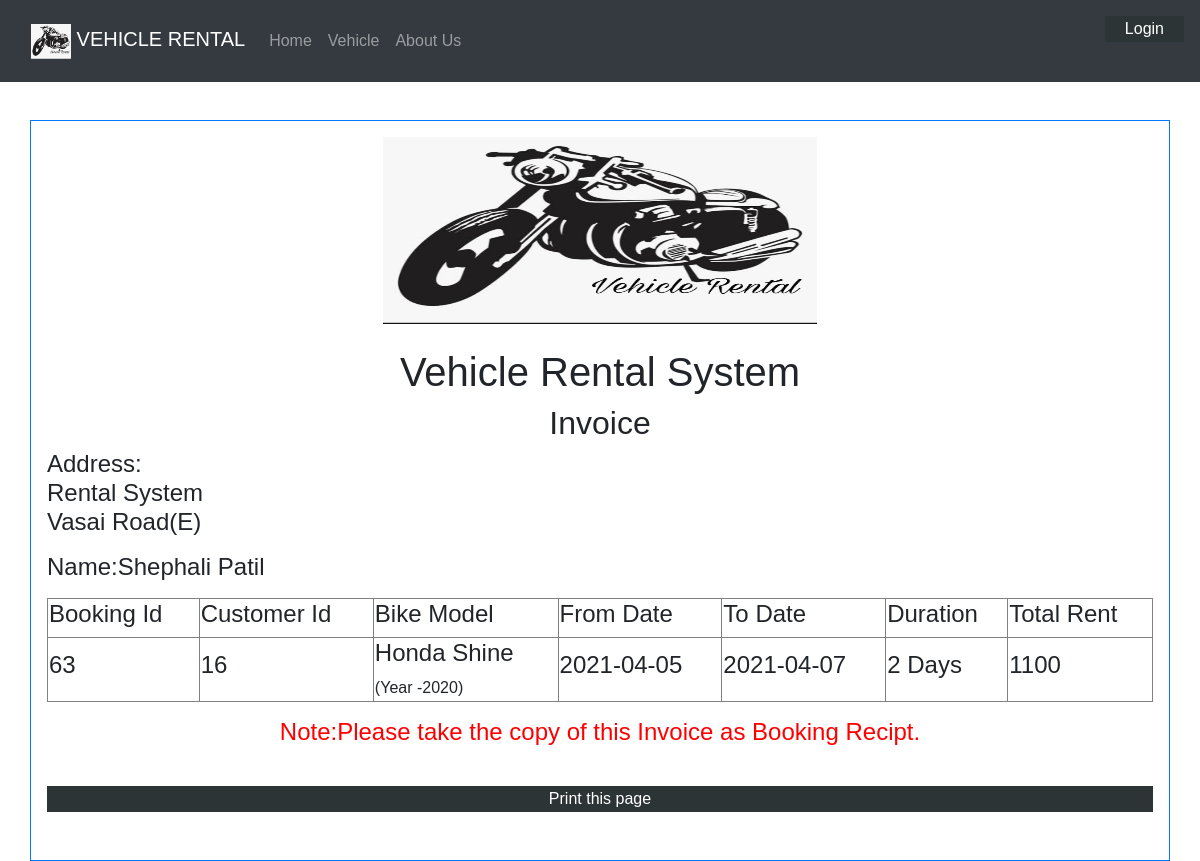
The app's page /invoice.php with its own data.
### tables this page shows
CREATE TABLE `user` (
  `u_Id` int(10) NOT NULL,
  `first_name` varchar(100) NOT NULL,
  `last_name` varchar(100) NOT NULL,
  `email` varchar(100) NOT NULL,
  `contact` varchar(10) NOT NULL,
  `addhar` varchar(20) NOT NULL,
  `age` varchar(11) NOT NULL,
  `city` varchar(20) NOT NULL,
  `password` varchar(10) NOT NULL,
  `drvng_lic_no` varchar(100) NOT NULL
);

CREATE TABLE `booking` (
  `o_Id` int(10) NOT NULL,
  `u_Id` int(10) NOT NULL,
  `v_id` int(10) NOT NULL,
  `rent_period` int(100) NOT NULL,
  `total_rent` int(100) NOT NULL,
  `pay_status` varchar(100) NOT NULL,
  `start_date` varchar(20) NOT NULL,
  `end_date` varchar(20) NOT NULL
);

CREATE TABLE `vehicle` (
  `v_id` int(10) NOT NULL,
  `v_type` int(11) DEFAULT NULL,
  `brand` varchar(300) NOT NULL,
  `model` varchar(200) NOT NULL,
  `model_year` int(200) NOT NULL,
  `rent_amt` decimal(65,2) NOT NULL,
  `image_path` varchar(300) NOT NULL,
  `image_desc` varchar(500) NOT NULL,
  `reg_no` varchar(200) NOT NULL
);

### invoice.php (the view, shortened to what this page needs)
<?php
include "header.php";
$sql=mysqli_query($conn,"select * from booking order by o_id desc limit 1");
$row=mysqli_fetch_array($sql);
$uid1=$row['u_Id'];
$bike1=$row['v_id'];
$sql2=mysqli_query($conn,"select * from vehicle where v_id=$bike1");
$row2=mysqli_fetch_array($sql2);
$model=$row2['model'];
$modelyear=$row2['model_year'];
$sql1=mysqli_query($conn,"select first_name,last_name from user where u_Id=$uid1");
$row1=mysqli_fetch_array($sql1);
$cfname=$row1['first_name'];
$clname=$row1['last_name'];
?>
<br><br><br><br><br>
<div class="border border-primary container">
<center><img src="images/headerlogo.jpg" width="434" height="187"></center><br>
<h1 align="center">Vehicle Rental System</h1>
<h2 align="center">Invoice</h2>
<div align="left">
<h4><p align="left">
Address:<br>
Rental System <br>
Vasai Road(E)<br>
</h4></p>
<p><h4>Name:<?php echo "$cfname";?>&nbsp;<?php echo "$clname";?></h4></p>
<table border="1" align="left" width="100%">
<tr>
<td><h4>Booking Id</h4></td>
<td><h4>Customer Id</h4></td>
<td><h4>Bike Model</h4></td>
<td><h4>From Date</h4></td>
<td><h4>To Date</h4></td>
<td><h4>Duration</h4></td>
<td><h4>Total Rent</h4></td>
</tr>
<tr>
<td><h4><?php echo $row['o_Id'];?></h4></td>
<td><h4><?php echo $row['u_Id'];?></h4></td>
<td><h4><?php echo $model;?></h4>(Year -<?php echo $modelyear;?>)</td>
<td><h4><?php echo $row['start_date'];?></h4></td>
<td><h4><?php echo $row['end_date'];?></h4></td>
<td><h4><?php echo $row['rent_period'];?> Days </h4></td>
<td><h4><?php echo $row['total_rent'];?></h4></td>
</tr>
</table>
<br><br><br><br><br>
<center><h4><font style="color:red">Note:Please take the copy of this Invoice as Booking Recipt.</font></h4><br>
<button onclick="window.print()">Print this page</button></center><br>
</div>
</div>
</body>
</html>

### css/stylelogin1.css (style rules this page uses)
body { font-family: Arial, Helvetica, sans-serif; }
button { background-color: #2d3436; color: white; padding: 1px 20px; margin: 8px 0; border: none; cursor: pointer; width: 100%; }
.container { padding: 16px; }

### records on screen
user: first_name "Shephali", last_name "Patil"
booking: o_Id "63", u_Id "16", start_date "2021-04-05", end_date "2021-04-07", rent_period "2", total_rent "1100"
vehicle: model "Honda Shine", model_year "2020"
